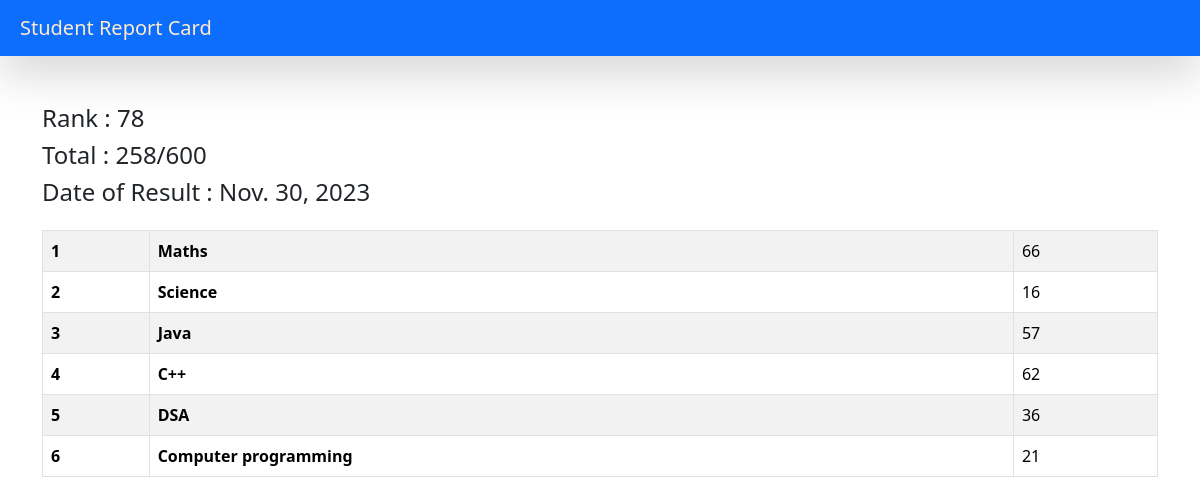
The page /see_marks/STU-0405 on the database its author committed.
### reportcard/models.py (models this page shows, shortened)
class SubjectMarks(models.Model):
    student = models.ForeignKey(Student, related_name="studentmarks", on_delete=models.CASCADE)
    subject = models.ForeignKey(Subject, on_delete=models.CASCADE)
    marks = models.IntegerField()
    class Meta:
        unique_together = ["student", "subject"]

class Student(models.Model):
    department = models.ForeignKey(Department, related_name="depart", on_delete=models.CASCADE)
    student_id = models.OneToOneField(StudentID, related_name="studentid", on_delete=models.CASCADE)
    student_name = models.CharField(max_length=100)
    student_email = models.EmailField(unique=True)
    student_age = models.IntegerField(default=18)
    student_address = models.TextField()
    class Meta:
        ordering = ["student_name"]
        verbose_name = "student"

class ReportCard(models.Model):
    student = models.ForeignKey(Student, related_name="studentreportcard", on_delete=models.CASCADE)
    student_rank = models.IntegerField()
    date_of_report_card_generation = models.DateField(auto_now_add=True)
    class Meta:
        unique_together = ["student_rank", "date_of_report_card_generation"]

class Subject(models.Model):
    subject_name = models.CharField(max_length=100)

### reportcard/views.py (the view)
# urls.py: path("see_marks/<student_id>", see_marks , name="see_marks"),
def see_marks(request, student_id):
    queryset = SubjectMarks.objects.filter(student__student_id__student_id = student_id)
    total_marks = queryset.aggregate(total_marks = Sum("marks"))
    return render(request, "report/see_marks.html", {"queryset" : queryset, "total_marks" : total_marks})

### reportcard/templates/report/see_marks.html
{% extends "base.html" %}
{% block start %}
<div class="container mt-5">
    <h4>Rank : {{queryset.first.student.studentreportcard.first.student_rank}}</h4>
    <h4>Total : {{total_marks.total_marks}}/600</h4>
    <h4>Date of Result : {{queryset.first.student.studentreportcard.first.date_of_report_card_generation}}</h4>
    <table class="table table-striped table-bordered mt-4" >
        <tbody>
            {% for marks in queryset %}
            <tr>
                <th scope="row">{{forloop.counter}}</th>
                <td>
                    <b>{{marks.subject.subject_name}}</b>
                </td>
                <td>{{marks.marks}}</td>
            </tr>
            {% endfor %}
        </tbody>
    </table>
</div>
{% endblock %}

### rows shown on the page
SubjectMarks: first.student.studentreportcard.first.student_rank "78", first.student.studentreportcard.first.date_of_report_card_generation "Nov. 30, 2023", subject.subject_name "Maths", marks "66"
SubjectMarks: subject.subject_name "Science", marks "16"
SubjectMarks: subject.subject_name "Java", marks "57"
SubjectMarks: subject.subject_name "C++", marks "62"
SubjectMarks: subject.subject_name "DSA", marks "36"
SubjectMarks: subject.subject_name "Computer programming", marks "21"

### other values the page prints
{{ total_marks.total_marks }} "258"
